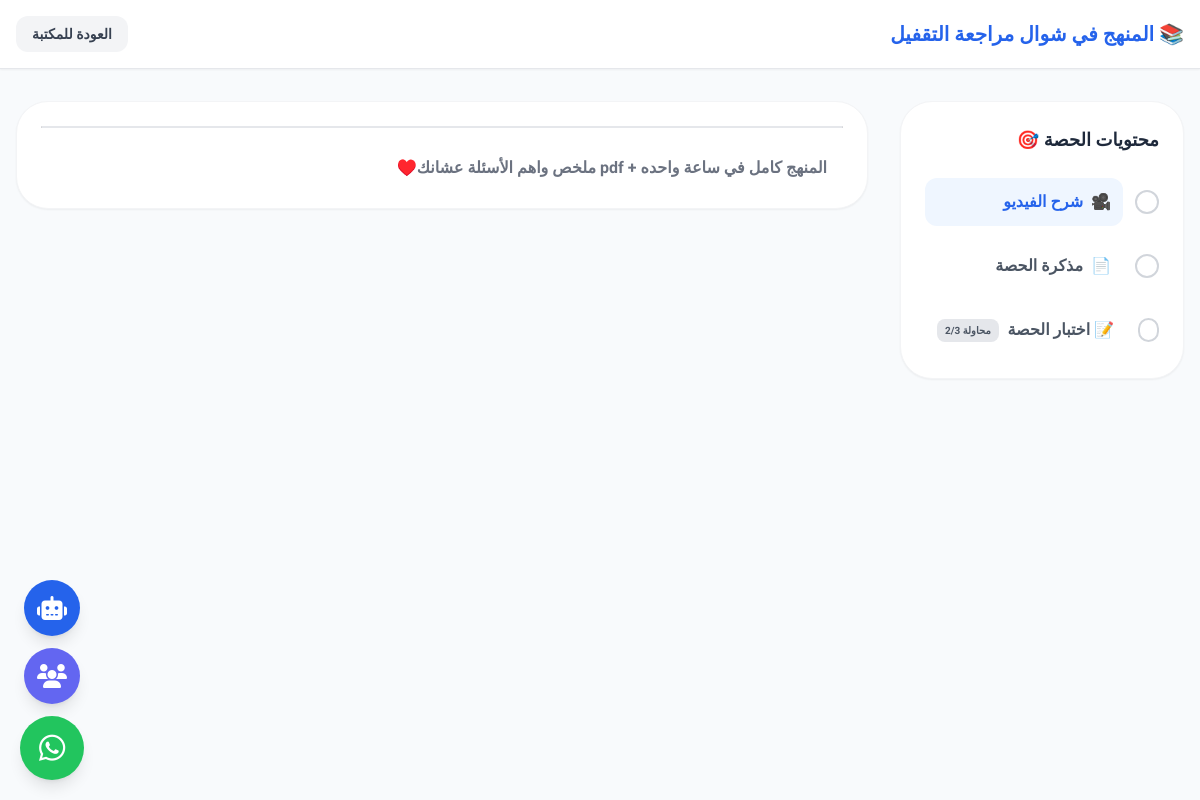
/view_lecture.php?id=19 (signed in), run on the app's committed database.
### tables this page shows
CREATE TABLE `lectures` (
  `id` int(11) NOT NULL,
  `title` varchar(255) NOT NULL,
  `description` text DEFAULT NULL,
  `subject` varchar(100) DEFAULT NULL,
  `thumbnail` varchar(255) DEFAULT 'default.jpg',
  `video_url` varchar(255) DEFAULT NULL,
  `pdf_link` varchar(255) DEFAULT NULL,
  `duration` varchar(50) DEFAULT NULL,
  `price` decimal(10,2) DEFAULT 0.00,
  `target_grade` int(11) DEFAULT 3,
  `content_type` enum('lesson','revision') DEFAULT 'lesson',
  `is_active` tinyint(4) DEFAULT 1,
  `created_at` timestamp NOT NULL DEFAULT current_timestamp(),
  `quiz_id` int(11) DEFAULT NULL
);

### view_lecture.php (the view, shortened to what this page needs)
<?php
require_once 'config.php';
$user_id = $_SESSION['user_id'];
$lecture_id = (int)($_GET['id'] ?? 0);
$stmt = $pdo->prepare("SELECT * FROM lectures WHERE id = ?");
$stmt->execute([$lecture_id]);
$lecture = $stmt->fetch();
$check_purchase = $pdo->prepare("SELECT id FROM purchases WHERE user_id = ? AND lecture_id = ?");
$check_purchase->execute([$user_id, $lecture_id]);
$already_purchased = $check_purchase->fetch();
$show_video = (bool)$already_purchased;
$questions = [];
if ($show_video && !empty($lecture['quiz_id'])) {
    $q_stmt = $pdo->prepare("SELECT * FROM quizzes WHERE id = ?");
    $q_stmt->execute([$lecture['quiz_id']]);
    $quiz = $q_stmt->fetch();
    if ($quiz) {
        $qq_stmt = $pdo->prepare("SELECT id, quiz_id, question_text, option_a, option_b, option_c, option_d FROM quiz_questions WHERE quiz_id = ?");
        $qq_stmt->execute([$lecture['quiz_id']]);
        $questions = $qq_stmt->fetchAll();
    }
}
?>
<!DOCTYPE html>
<html lang="ar" dir="rtl">
<head>
    <script src="https://cdn.tailwindcss.com"></script>
    <link rel="stylesheet" href="https://cdn.plyr.io/3.7.8/plyr.css" />
</head>
<body class="bg-slate-50 dark:bg-slate-900 text-slate-800 dark:text-white min-h-screen">
    <nav class="bg-white dark:bg-slate-800 border-b border-gray-200 dark:border-slate-700 p-4 sticky top-0 z-40 shadow-sm">
        <div class="max-w-7xl mx-auto flex justify-between items-center">
            <h1 class="text-xl font-black text-blue-600 dark:text-blue-400 truncate w-2/3">
                📚 <?= htmlspecialchars($lecture['title']) ?>
            </h1>
            <a href="lectures.php" class="bg-gray-100 dark:bg-slate-700 text-gray-700 dark:text-white px-4 py-2 rounded-xl text-sm font-bold hover:bg-gray-200 transition">
                العودة للمكتبة
            </a>
        </div>
    </nav>
    <div class="max-w-7xl mx-auto py-8 px-4">
        <?php if ($show_video): ?>
        <div class="flex flex-col md:flex-row gap-8">
            <aside class="w-full md:w-1/3 lg:w-1/4 space-y-4">
                <div class="bg-white dark:bg-slate-800 p-6 rounded-[2rem] shadow-sm border border-gray-100 dark:border-slate-700 sticky top-24">
                    <h3 class="font-black text-lg mb-6 text-slate-800 dark:text-white">محتويات الحصة 🎯</h3>
                    <ul class="space-y-4">
                        <?php if(!empty($lecture['video_url'])): ?>
                        <li class="flex items-center gap-3">
                            <label class="cursor-pointer relative flex items-center">
                                <div class="w-6 h-6 rounded-full border-2 border-gray-300 dark:border-gray-600 flex items-center justify-center text-transparent transition-colors duration-300">
                                    <svg class="w-4 h-4" fill="none" stroke="currentColor" viewBox="0 0 24 24"><path stroke-linecap="round" stroke-linejoin="round" stroke-width="3" d="M5 13l4 4L19 7"></path></svg>
                                </div>
                            </label>
                            <button onclick="switchTab('video-tab')" class="tab-btn w-full text-right p-3 rounded-xl bg-blue-50 dark:bg-blue-900/20 text-blue-600 dark:text-blue-400 font-bold transition hover:bg-blue-100 flex items-center gap-2">
                                <span>🎥</span> شرح الفيديو
                            </button>
                        </li>
                        <?php endif; ?>
                        <?php if(!empty($lecture['pdf_link'])): ?>
                        <li class="flex items-center gap-3">
                            <label class="cursor-pointer relative flex items-center">
                                <div class="w-6 h-6 rounded-full border-2 border-gray-300 dark:border-gray-600 flex items-center justify-center text-transparent transition-colors duration-300">
                                    <svg class="w-4 h-4" fill="none" stroke="currentColor" viewBox="0 0 24 24"><path stroke-linecap="round" stroke-linejoin="round" stroke-width="3" d="M5 13l4 4L19 7"></path></svg>
                                </div>
                            </label>
                            <button onclick="switchTab('pdf-tab')" class="tab-btn w-full text-right p-3 rounded-xl hover:bg-gray-50 dark:hover:bg-slate-700 text-gray-600 dark:text-gray-300 font-bold transition flex items-center gap-2">
                                <span>📄</span> مذكرة الحصة
                            </button>
                        </li>
                        <?php endif; ?>
                        <?php if(!empty($questions)): ?>
                        <li class="flex items-center gap-3">
                            <div id="quiz-status-icon" class="w-6 h-6 rounded-full border-2 border-gray-300 dark:border-gray-600 flex items-center justify-center text-transparent transition-colors duration-300">
                            </div>
                            <button onclick="switchTab('quiz-tab')" class="tab-btn w-full text-right p-3 rounded-xl hover:bg-gray-50 dark:hover:bg-slate-700 text-gray-600 dark:text-gray-300 font-bold transition flex items-center justify-between gap-2">
                                <span><span>📝</span> اختبار الحصة</span>
                                <span id="attempt-badge" class="text-[10px] bg-gray-200 dark:bg-slate-600 px-2 py-1 rounded-lg"></span>
                            </button>
                        </li>
                        <?php endif; ?>
                    </ul>
                </div>
            </aside>
            <main class="w-full md:w-2/3 lg:w-3/4">
                <?php if(!empty($lecture['video_url'])): ?>
                <div id="video-tab" class="tab-content active bg-white dark:bg-slate-800 p-2 md:p-6 rounded-[2rem] shadow-sm border border-gray-100 dark:border-slate-700">
                    <div class="shadow-2xl border border-gray-200 dark:border-slate-600 rounded-3xl overflow-hidden bg-black relative">
                    </div>
                    <div class="mt-6 px-4">
                        <p class="text-gray-500 dark:text-gray-400 font-bold leading-loose"><?= nl2br(htmlspecialchars($lecture['description'])) ?></p>
                    </div>
                </div>
                <?php endif; ?>
            </main>
        </div>
        <?php endif; ?>
    </div>
    <?php include 'footer.php'; ?>
</body>
</html>

### view_lecture.php (style rules this page uses)
body { font-family: 'IBM Plex Sans Arabic', sans-serif; }
:root { --plyr-color-main: #2563eb; }
.tab-content { display: none; animation: fadeIn 0.4s ease-in-out; }
.tab-content.active { display: block; }

### data on the page
lectures: title "المنهج في شوال مراجعة التقفيل", description "المنهج كامل في ساعة واحده + pdf ملخص واهم الأسئلة عشانك♥️"
